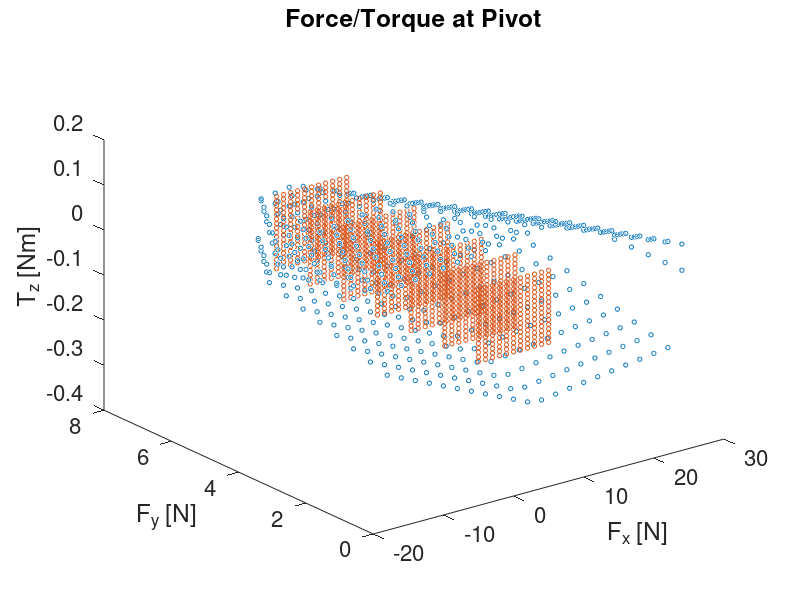

Write MATLAB code to recreate this figure.

r = 9/2*0.0254; % Distance from object COM to object surface
d = 0.081;      % Distance from object surface to ATI
trans = @(r) [1 0 0; 0 1 0; r 0 1];

% Load in simulated limit surface
load('3DscatterLimit_paperAsymmetric.mat') % limit variable represents as accelerations about object's COM
limitWrist = (trans(r)*limit')';


figure; set(gca,'fontsize',16); hold on;
scatter3(limitWrist(:,1),limitWrist(:,2),limitWrist(:,3),10) % Predicted Limit

box = [ -5 5; 0 6; -0.08 0.08]; % [xmin xmax; ymin ymax; zmin zmax]
[wristx, wristy, wristz] = meshgrid(box(1,1):box(1,2),box(2,1):box(2,2),box(3,1):.01:box(3,2));
wristBox = [reshape(wristx,[numel(wristx) 1]) reshape(wristy,[numel(wristx) 1]) reshape(wristz,[numel(wristx) 1])];
scatter3(wristBox(:,1),wristBox(:,2),wristBox(:,3),10)
view(3)

xlabel('F_x [N]')
ylabel('F_y [N]')
zlabel('T_z [Nm]')
title('Force/Torque at Pivot')
